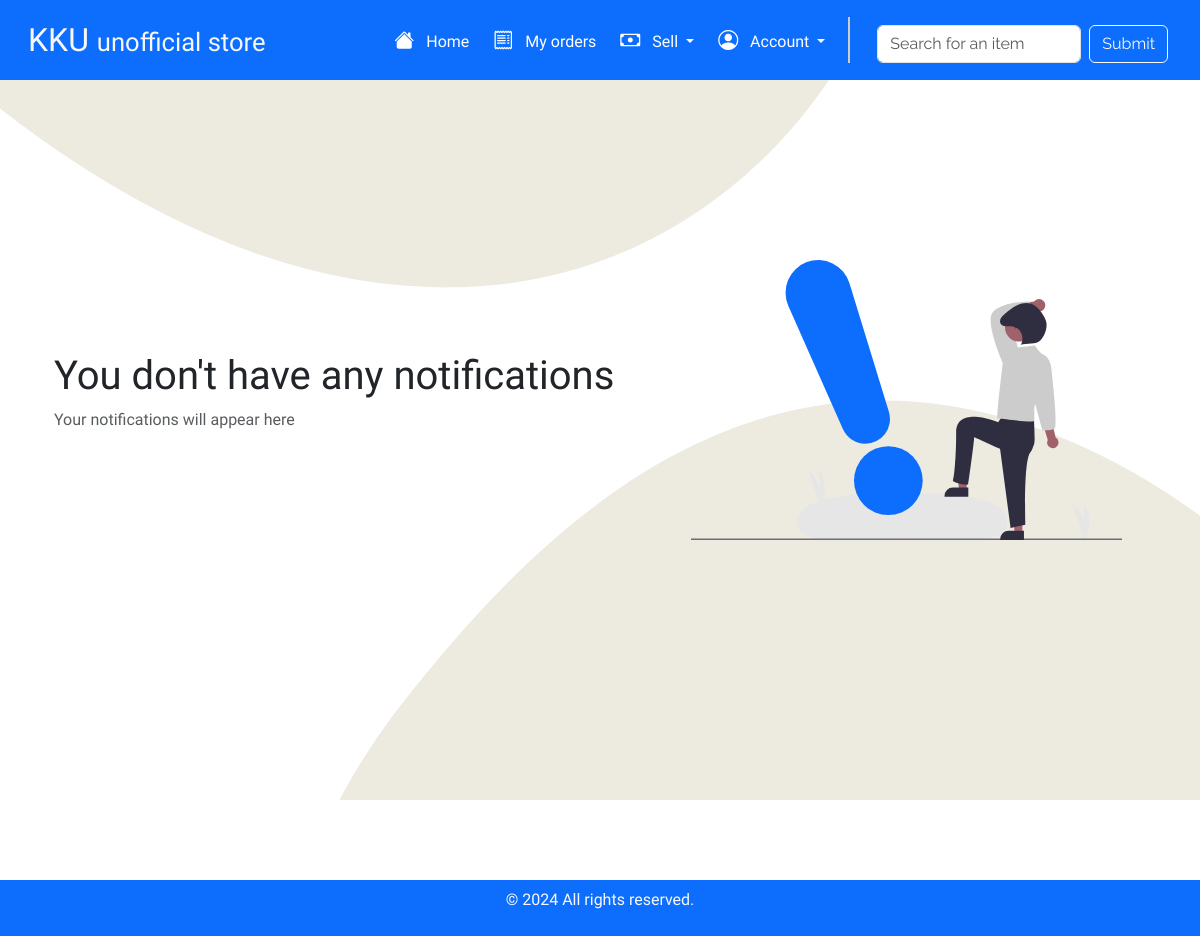
/notifications/ (signed in), run on an earlier commit of the app's database.
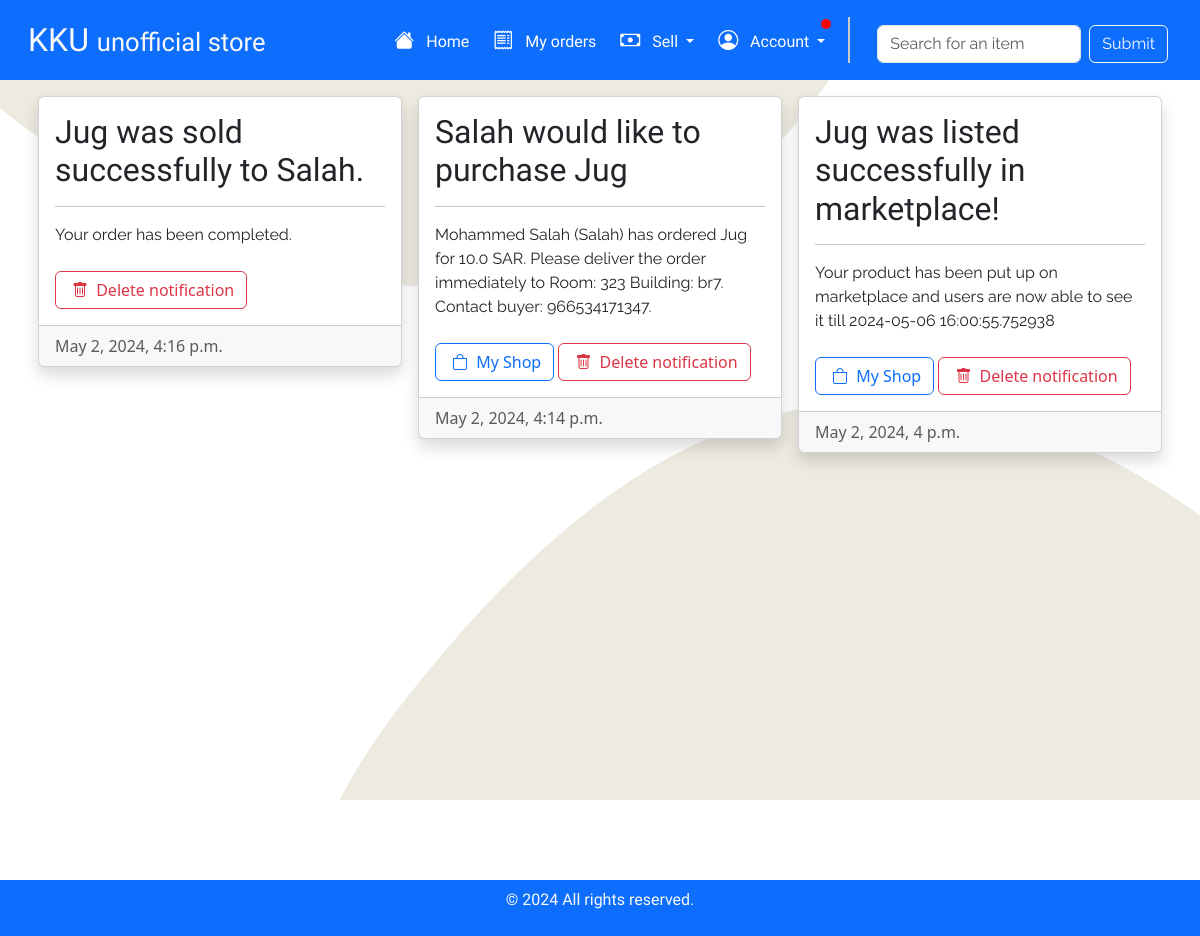
And on a later commit of the database.
### shop/models.py (models this page shows, shortened)
class UserNotification(models.Model):
    username = models.CharField(max_length=128)
    title = models.CharField(max_length=100)
    body = models.CharField(max_length=100)
    date = models.DateTimeField(default=timezone.now)
    task = models.CharField(max_length=20)
    unread = models.BooleanField(default=True)

### shop/views.py (the view)
# urls.py: path('notifications/', views.notifications, name='notifications'),
def notifications(request):
    ordered_items = UserListings.objects.filter(username=request.user.username)
    new_item_orders = 0
    for item in ordered_items:
        new_item_orders += item.new_orders
    notifications = UserNotification.objects.filter(username=request.user.username).order_by('-date')
    for notification in notifications:
        notification.unread = False
        notification.save()
    return render(request, "notifications.html", {"notifications": notifications, "new_orders": new_item_orders})

### shop/templates/notifications.html (shortened to what this page needs)
{% extends 'layout.html' %}
{% load static %}
{% block body %}
<div class="container">
    <div class="row" style="min-height: 80vh;" data-masonry='{"percentPosition": true }'>
        {% for notification in notifications %}
        <div class="g-3 col-md-4">
            <div class="shadow card p-0" style="height: fit-content;">
                <div class="card-body">
                    <h2 class="style-text">{{notification.title}}</h2>
                    <hr>
                    <p class="style-text-2 mb-4">{{notification.body}}</p>
                    {% if notification.task == "show_shop" %}
                    <a href="{% url 'shop:my_shop' %}" class="btn btn-outline-primary"><i class="bi bi-bag mx-1"></i> My
                        Shop</a>
                    {% elif notification.task == "show_order" %}
                    <a href="{% url 'shop:myOrders' %}" class="btn btn-outline-primary"><i
                            class="bi bi-check2-circle mx-1"></i> My Orders</a>
                    {% endif %}
                    <a href="{% url 'shop:delete_notification' notification.id %}" class="btn btn-outline-danger"><i
                            class="bi bi-trash mx-1"></i> Delete notification</a>
                </div>
                <div class="card-footer text-muted">{{notification.date}}</div>
            </div>
        </div>
        {% empty %}
        <div class="row d-none d-lg-flex align-items-center p-4" style="min-height: 80vh;">
            <div class="col-md-7 animate__animated animate__jackInTheBox">
                <h1 class="style-text-3">You don't have any notifications</h1>
                <p class="text-muted style-text">Your notifications will appear here</p>
            </div>
            <div class="col-md-5 d-flex justify-content-center align-items-center">
                <img class="widthlock" src="{% static 'media/undraw_notify_re_65on.svg' %}" alt="Wishlist">
            </div>
        </div>
        {% endfor %}
    </div>
</div>
{% endblock %}

What changed in the data, as far as the page shows it:
added UserNotification: title "Jug was sold successfully to Salah.", body "Your order has been completed.", date "May 2, 2024, 4:16 p.m."
added UserNotification: title "Salah would like to purchase Jug", body "Mohammed Salah (Salah) has ordered Jug for 10.0 SAR. Please deliver the order immediately to Room: 323 Building: br7. Contact buyer: 966534171347.", task "show_shop" (drawn), date "May 2, 2024, 4:14 p.m."
added UserNotification: title "Jug was listed successfully in marketplace!", body "Your product has been put up on marketplace and users are now able to see it till 2024-05-06 16:00:55.752938", task "show_shop" (drawn), date "May 2, 2024, 4 p.m."
Also different on the page:
text no longer shown: "You don't have any notifications Your notifications will appear here"
